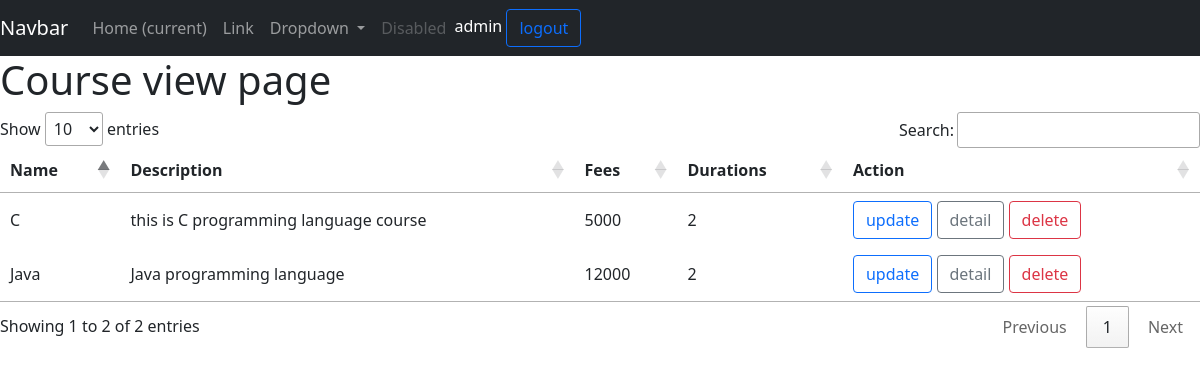
/course/view/ (signed in), run on an earlier commit of the app's database.
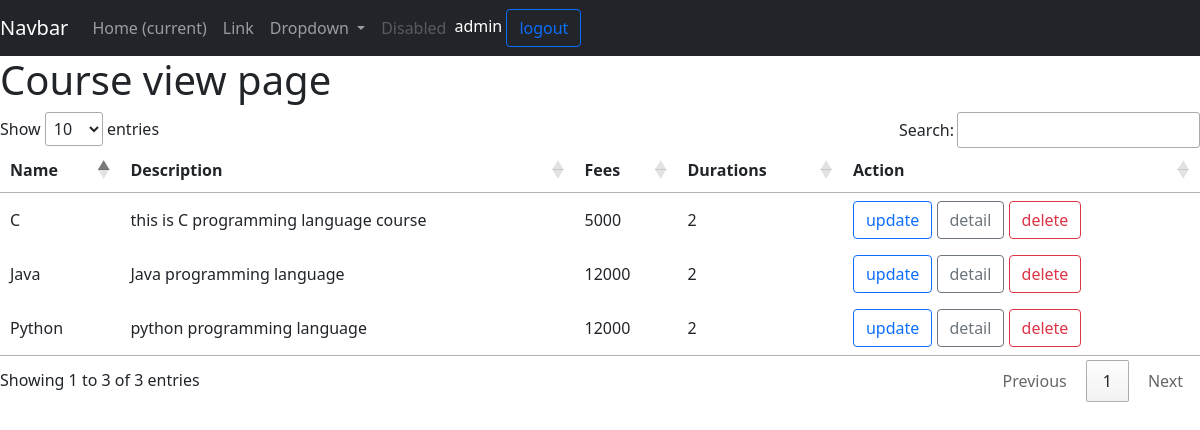
And on a later commit of the database.
### course/models.py (models this page shows, shortened)
class course_master(models.Model):
    name=models.CharField(max_length=30)
    duration=models.IntegerField()
    description=models.TextField()
    fees=models.IntegerField()

### course/views.py (the view)
# urls.py: path("view/",views.CourseListView.as_view(),name="course-view"),
class CourseListView(LoginRequiredMixin,ListView):
    model = course_master
    template_name = 'course/course_view.html'
    context_object_name = 'courses'
    ordering = ['-name']

### course/templates/course/course_view.html
{% extends "course/layout.html" %}
{% block body %}
    <h1> Course view page </h1>
    <table id="example" >
        <thead>
            <tr>
                <th> Name  </th>
                <th> Description</th>
                <th> Fees </th>
                <th> Durations </th>
                <th> Action </th>
            </tr>
        </thead>
        <tbody>
            {% for course in courses %}
                <tr>
                    <td>{{ course.name }}</td>
                    <td>{{ course.description }}</td>
                    <td>{{ course.fees }}</td>
                    <td>{{ course.duration }}</td>
                    <td>
                        <a class="btn btn-outline-primary" href="{% url 'course-update' course.id %}">update</a>
                        <a class="btn btn-outline-secondary" href="{% url 'course-detail' course.id %}">detail</a>
                        <a class="btn btn-outline-danger" href="{% url 'course-delete' course.id %}">delete</a>
                    </td>
                </tr>
            {% endfor %}
        </tbody>
    </table>
{% endblock %}

### course/templates/course/layout.html (shortened to what this page needs)
<!DOCTYPE html>
<html lang="en">
<head>
    <link href="https://cdn.jsdelivr.net/npm/bootstrap@5.0.1/dist/css/bootstrap.min.css" rel="stylesheet">
    <link rel="stylesheet" href="https://cdn.datatables.net/1.10.24/css/jquery.dataTables.min.css">
</head>
<body>
<nav class="navbar navbar-expand-lg navbar-dark bg-dark">
  <a class="navbar-brand" href="#">Navbar</a>
  <div class="collapse navbar-collapse" id="navbarSupportedContent">
    <ul class="navbar-nav mr-auto">
      <li class="nav-item active">
        <a class="nav-link" href="#">Home <span class="sr-only">(current)</span></a>
      </li>
      <li class="nav-item">
        <a class="nav-link" href="#">Link</a>
      </li>
      <li class="nav-item dropdown">
        <a class="nav-link dropdown-toggle" href="#" id="navbarDropdown" role="button" data-toggle="dropdown" aria-haspopup="true" aria-expanded="false">
          Dropdown
        </a>
      </li>
      <li class="nav-item">
        <a class="nav-link disabled" href="#">Disabled</a>
      </li>
    </ul>
    <div style="color: white">
      {%  if user.is_authenticated %}
            {{ user.username }}
            <a class="btn btn-outline-primary" href="{% url 'logout' %}"> logout</a>
      {% else  %}
          <a class="btn btn-outline-primary" href="{% url 'login' %}"> login</a>
      {% endif %}
    </div>
  </div>
</nav>
    {% block body %}
    {% endblock %}
</body>
</html>

What changed in the data, as far as the page shows it:
added course_master: name "Python", description "python programming language", fees "12000", duration "2"
Also different on the page:
text written by a page script: "Show entries Search: Showing 1 to 2 of 2 entries Previous 1 Next" → "Show entries Search: Showing 1 to 3 of 3 entries Previous 1 Next"
